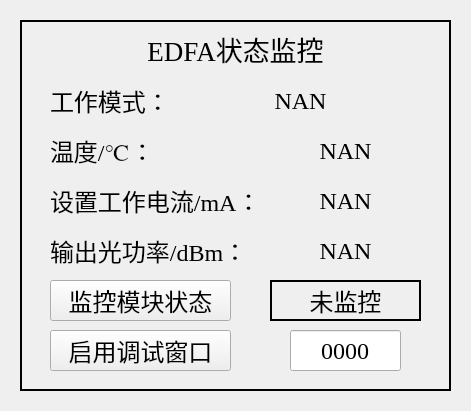
       <widget class="QWidget" name="widgetWatchParamEDFA_4" native="true">
        <property name="geometry">
         <rect>
          <x>1100</x>
          <y>420</y>
          <width>471</width>
          <height>411</height>
         </rect>
        </property>
        <widget class="QLabel" name="labelWatchModEDFA_4">
         <property name="geometry">
          <rect>
           <x>180</x>
           <y>80</y>
           <width>241</width>
           <height>41</height>
          </rect>
         </property>
         <property name="sizePolicy">
          <sizepolicy hsizetype="Ignored" vsizetype="Ignored">
           <horstretch>0</horstretch>
           <verstretch>0</verstretch>
          </sizepolicy>
         </property>
         <property name="font">
          <font>
           <family>Times New Roman</family>
           <pointsize>18</pointsize>
          </font>
         </property>
         <property name="text">
          <string>NAN</string>
         </property>
         <property name="alignment">
          <set>Qt::AlignCenter</set>
         </property>
        </widget>
        <widget class="QLabel" name="labelWatchPwrEDFA_4">
         <property name="geometry">
          <rect>
           <x>270</x>
           <y>230</y>
           <width>151</width>
           <height>41</height>
          </rect>
         </property>
         <property name="sizePolicy">
          <sizepolicy hsizetype="Ignored" vsizetype="Ignored">
           <horstretch>0</horstretch>
           <verstretch>0</verstretch>
          </sizepolicy>
         </property>
         <property name="font">
          <font>
           <family>Times New Roman</family>
           <pointsize>18</pointsize>
          </font>
         </property>
         <property name="text">
          <string>NAN</string>
         </property>
         <property name="alignment">
          <set>Qt::AlignCenter</set>
         </property>
        </widget>
        <widget class="QLabel" name="labelHintCurWatchEDFA_4">
         <property name="geometry">
          <rect>
           <x>50</x>
           <y>180</y>
           <width>201</width>
           <height>41</height>
          </rect>
         </property>
         <property name="sizePolicy">
          <sizepolicy hsizetype="Ignored" vsizetype="Ignored">
           <horstretch>0</horstretch>
           <verstretch>0</verstretch>
          </sizepolicy>
         </property>
         <property name="font">
          <font>
           <family>Times New Roman</family>
           <pointsize>18</pointsize>
          </font>
         </property>
         <property name="text">
          <string>设置工作电流/mA：</string>
         </property>
        </widget>
        <widget class="QLabel" name="labelHintTempWatchEDFA_4">
         <property name="geometry">
          <rect>
           <x>50</x>
           <y>130</y>
           <width>201</width>
           <height>41</height>
          </rect>
         </property>
         <property name="sizePolicy">
          <sizepolicy hsizetype="Ignored" vsizetype="Ignored">
           <horstretch>0</horstretch>
           <verstretch>0</verstretch>
          </sizepolicy>
         </property>
         <property name="font">
          <font>
           <family>Times New Roman</family>
           <pointsize>18</pointsize>
          </font>
         </property>
         <property name="text">
          <string>温度/℃：</string>
         </property>
        </widget>
        <widget class="QLabel" name="labelHintWatchPwrEDFA_4">
         <property name="geometry">
          <rect>
           <x>50</x>
           <y>230</y>
           <width>201</width>
           <height>41</height>
          </rect>
         </property>
         <property name="sizePolicy">
          <sizepolicy hsizetype="Ignored" vsizetype="Ignored">
           <horstretch>0</horstretch>
           <verstretch>0</verstretch>
          </sizepolicy>
         </property>
         <property name="font">
          <font>
           <family>Times New Roman</family>
           <pointsize>18</pointsize>
          </font>
         </property>
         <property name="text">
          <string>输出光功率/dBm：</string>
         </property>
        </widget>
        <widget class="QLabel" name="labelHintWatchModEDFA_4">
         <property name="geometry">
          <rect>
           <x>50</x>
           <y>80</y>
           <width>201</width>
           <height>41</height>
          </rect>
         </property>
         <property name="sizePolicy">
          <sizepolicy hsizetype="Ignored" vsizetype="Ignored">
           <horstretch>0</horstretch>
           <verstretch>0</verstretch>
          </sizepolicy>
         </property>
         <property name="font">
          <font>
           <family>Times New Roman</family>
           <pointsize>18</pointsize>
          </font>
         </property>
         <property name="text">
          <string>工作模式：</string>
         </property>
        </widget>
        <widget class="QLabel" name="labelWatchCurEDFA_4">
         <property name="geometry">
          <rect>
           <x>270</x>
           <y>180</y>
           <width>151</width>
           <height>41</height>
          </rect>
         </property>
         <property name="sizePolicy">
          <sizepolicy hsizetype="Ignored" vsizetype="Ignored">
           <horstretch>0</horstretch>
           <verstretch>0</verstretch>
          </sizepolicy>
         </property>
         <property name="font">
          <font>
           <family>Times New Roman</family>
           <pointsize>18</pointsize>
          </font>
         </property>
         <property name="text">
          <string>NAN</string>
         </property>
         <property name="alignment">
          <set>Qt::AlignCenter</set>
         </property>
        </widget>
        <widget class="QLabel" name="labelWatchTempEDFA_4">
         <property name="geometry">
          <rect>
           <x>270</x>
           <y>130</y>
           <width>151</width>
           <height>41</height>
          </rect>
         </property>
         <property name="sizePolicy">
          <sizepolicy hsizetype="Ignored" vsizetype="Ignored">
           <horstretch>0</horstretch>
           <verstretch>0</verstretch>
          </sizepolicy>
         </property>
         <property name="font">
          <font>
           <family>Times New Roman</family>
           <pointsize>18</pointsize>
          </font>
         </property>
         <property name="text">
          <string>NAN</string>
         </property>
         <property name="alignment">
          <set>Qt::AlignCenter</set>
         </property>
        </widget>
        <widget class="QPushButton" name="pushButtonToggleWatchStateEDFA_4">
         <property name="geometry">
          <rect>
           <x>50</x>
           <y>280</y>
           <width>181</width>
           <height>41</height>
          </rect>
         </property>
         <property name="sizePolicy">
          <sizepolicy hsizetype="Ignored" vsizetype="Ignored">
           <horstretch>0</horstretch>
           <verstretch>0</verstretch>
          </sizepolicy>
         </property>
         <property name="font">
          <font>
           <family>Times New Roman</family>
           <pointsize>18</pointsize>
          </font>
         </property>
         <property name="text">
          <string>监控模块状态</string>
         </property>
        </widget>
        <widget class="QLabel" name="labelWatchIfOnEDFA_4">
         <property name="geometry">
          <rect>
           <x>270</x>
           <y>280</y>
           <width>151</width>
           <height>41</height>
          </rect>
         </property>
         <property name="sizePolicy">
          <sizepolicy hsizetype="Ignored" vsizetype="Ignored">
           <horstretch>0</horstretch>
           <verstretch>0</verstretch>
          </sizepolicy>
         </property>
         <property name="font">
          <font>
           <family>Times New Roman</family>
           <pointsize>18</pointsize>
          </font>
         </property>
         <property name="frameShape">
          <enum>QFrame::WinPanel</enum>
         </property>
         <property name="text">
          <string>未监控</string>
         </property>
         <property name="alignment">
          <set>Qt::AlignCenter</set>
         </property>
        </widget>
        <widget class="QLabel" name="labelBgHintWatchEDFA_4">
         <property name="geometry">
          <rect>
           <x>20</x>
           <y>20</y>
           <width>431</width>
           <height>371</height>
          </rect>
         </property>
         <property name="font">
          <font>
           <family>Times New Roman</family>
           <pointsize>20</pointsize>
          </font>
         </property>
         <property name="frameShape">
          <enum>QFrame::WinPanel</enum>
         </property>
         <property name="text">
          <string>EDFA状态监控</string>
         </property>
         <property name="alignment">
          <set>Qt::AlignHCenter|Qt::AlignTop</set>
         </property>
         <property name="margin">
          <number>10</number>
         </property>
        </widget>
        <widget class="QPushButton" name="pushButtonOpenDebuggerEDFA_4">
         <property name="geometry">
          <rect>
           <x>50</x>
           <y>330</y>
           <width>181</width>
           <height>41</height>
          </rect>
         </property>
         <property name="sizePolicy">
          <sizepolicy hsizetype="Ignored" vsizetype="Ignored">
           <horstretch>0</horstretch>
           <verstretch>0</verstretch>
          </sizepolicy>
         </property>
         <property name="font">
          <font>
           <family>Times New Roman</family>
           <pointsize>18</pointsize>
          </font>
         </property>
         <property name="text">
          <string>启用调试窗口</string>
         </property>
        </widget>
        <widget class="QLineEdit" name="lineEditOpenDebuggerCodeEDFA_4">
         <property name="geometry">
          <rect>
           <x>290</x>
           <y>330</y>
           <width>111</width>
           <height>41</height>
          </rect>
         </property>
         <property name="sizePolicy">
          <sizepolicy hsizetype="Ignored" vsizetype="Ignored">
           <horstretch>0</horstretch>
           <verstretch>0</verstretch>
          </sizepolicy>
         </property>
         <property name="font">
          <font>
           <family>Times New Roman</family>
           <pointsize>18</pointsize>
          </font>
         </property>
         <property name="text">
          <string>0000</string>
         </property>
         <property name="alignment">
          <set>Qt::AlignCenter</set>
         </property>
        </widget>
        <zorder>labelBgHintWatchEDFA_4</zorder>
        <zorder>labelWatchModEDFA_4</zorder>
        <zorder>labelWatchPwrEDFA_4</zorder>
        <zorder>labelHintCurWatchEDFA_4</zorder>
        <zorder>labelHintTempWatchEDFA_4</zorder>
        <zorder>labelHintWatchPwrEDFA_4</zorder>
        <zorder>labelHintWatchModEDFA_4</zorder>
        <zorder>labelWatchCurEDFA_4</zorder>
        <zorder>labelWatchTempEDFA_4</zorder>
        <zorder>pushButtonToggleWatchStateEDFA_4</zorder>
        <zorder>labelWatchIfOnEDFA_4</zorder>
        <zorder>pushButtonOpenDebuggerEDFA_4</zorder>
        <zorder>lineEditOpenDebuggerCodeEDFA_4</zorder>
       </widget>
